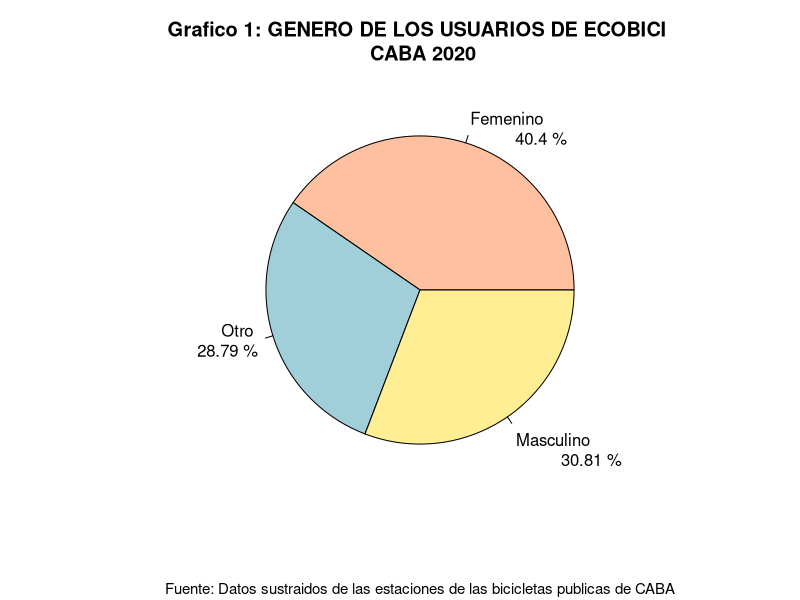
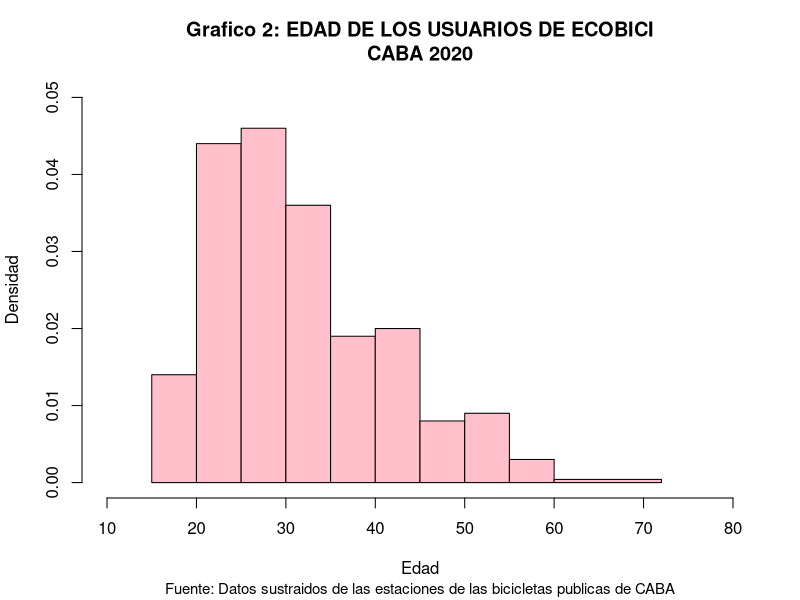
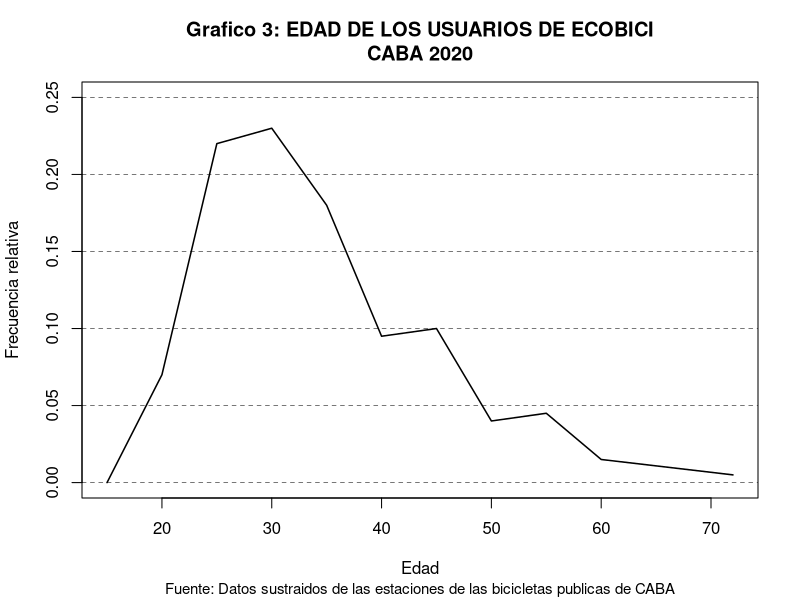
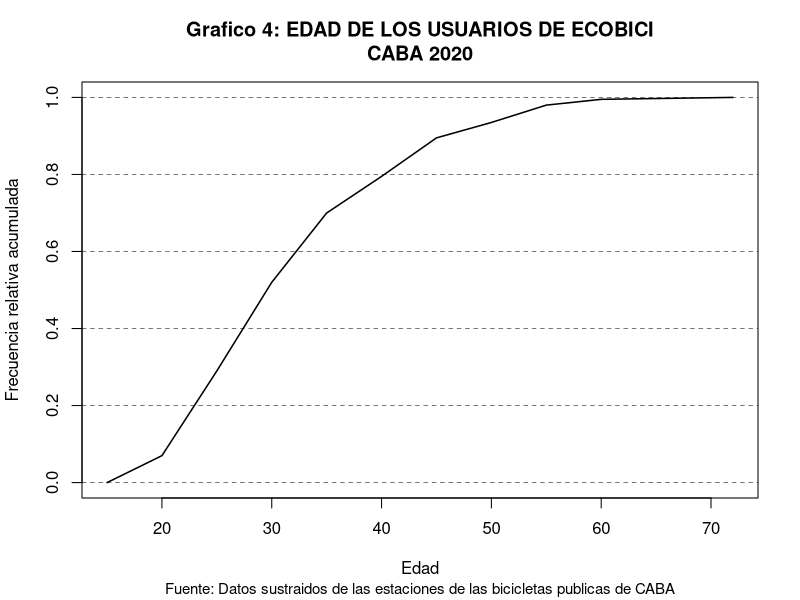
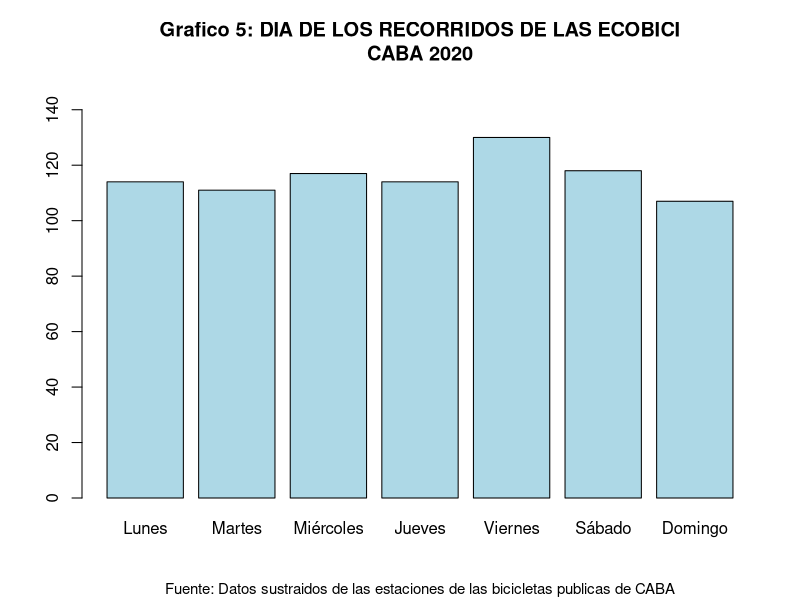
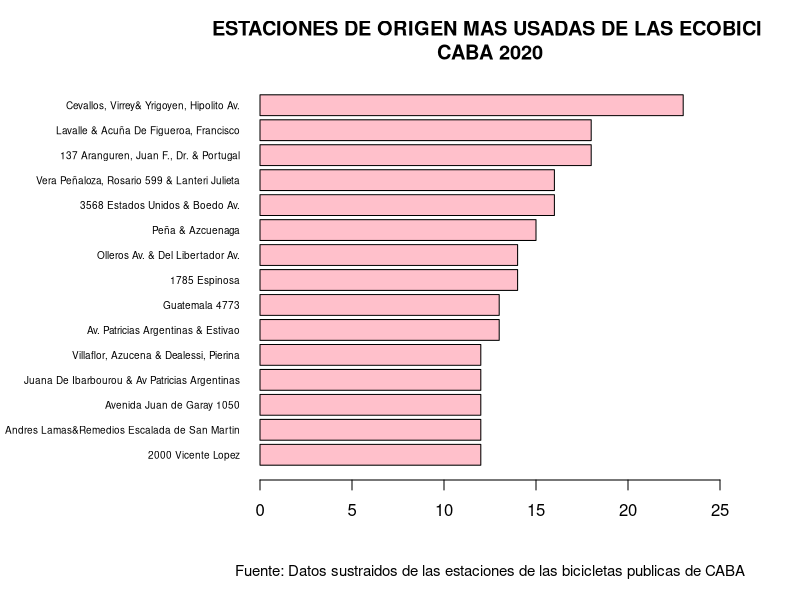
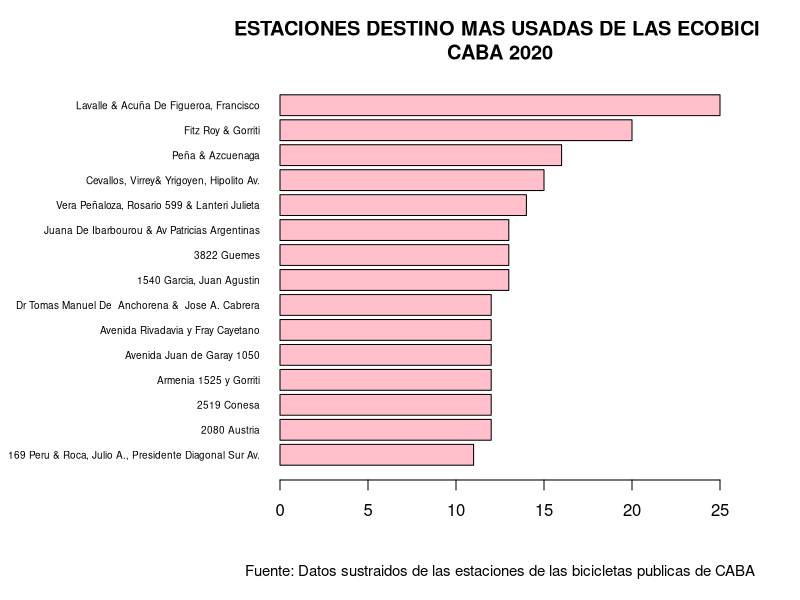
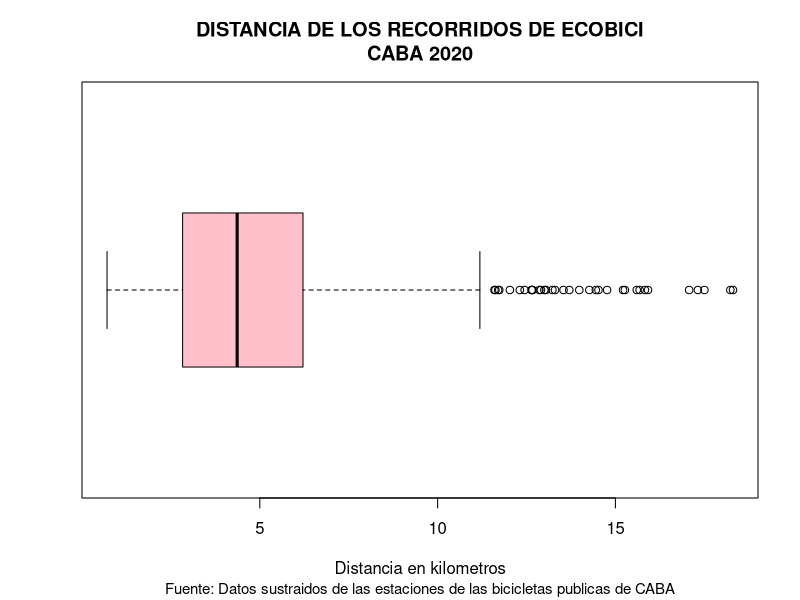

Write the R code that produced these figures, in order.
## ---- chunk 1
knitr::opts_chunk$set(echo = FALSE)
# Librerias
library(knitr)
getwd()
#setwd("/home/alumno/Documentos/ecobici-estadistica-descriptiva/")
# leemos el csv de recorridos
recorridos <- read.csv("./recorridos6.csv")
# leemos el csv de usuarios
usuarios <- read.csv("./usuarios6.csv")
# combinamos los csv
bicicletas <- merge(usuarios, recorridos, all = TRUE)
# damos un orden a los dias
dia <- factor(bicicletas$dia, levels = c("Lunes","Martes","Miércoles","Jueves", "Viernes", "Sábado", "Domingo"))
## ---- chunk 2
var_genero <- function(){
  genero <- table(usuarios$genero_usuario)[2:4]
  
  label <- c("Femenino","Otro","\n\nMasculino")
  porcentajes <- round((genero/sum(genero))*100, digits = 2)
  label <- paste(label,"\n\t",porcentajes,"%")
  color <- c("#FFC09F","#A0CED9","#FFEE93")
  
  pie(
    genero,
    main = "Grafico 1: GENERO DE LOS USUARIOS DE ECOBICI \n CABA 2020",
    labels = label,
    sub="Fuente: Datos sustraidos de las estaciones de las bicicletas publicas de CABA",
    cex.sub = 0.9,
    col = color
  )
}

var_genero()

## ---- chunk 3
edad <- usuarios$edad_usuario
breakpoints <- c(15,20,25,30,35,40,45,50,55,60,72)

# Histograma

hist(edad,breaks = breakpoints, right = TRUE,
     xlim = c(10,80), ylim = c(0,0.05), xlab = "Edad", ylab = "Densidad",
     main = "Grafico 2: EDAD DE LOS USUARIOS DE ECOBICI\nCABA 2020",
     sub="Fuente: Datos sustraidos de las estaciones de las bicicletas publicas de CABA",
     cex.sub = 0.9,
     col = "pink")

## ---- chunk 4

rng_edad <- cut(edad, breakpoints, right = TRUE)
tabla_rng_edad <- table(rng_edad)
n <- sum(tabla_rng_edad)

# Poligono de frecuencias
x <- breakpoints
y <- c(0,tabla_rng_edad)/n
plot(x,y,type="l", xlim = c(15,72), ylim = c(0,0.25),
     main = "Grafico 3: EDAD DE LOS USUARIOS DE ECOBICI\nCABA 2020",
     sub="Fuente: Datos sustraidos de las estaciones de las bicicletas publicas de CABA",
     cex.sub = 0.9,
     ylab = "Frecuencia relativa", xlab = "Edad",lwd = 1.5)
for (i in seq(0,0.25,by=0.05)) abline(a=i,b=0,lty=2,lwd=0.5)


# Poligono acumulativo
y = cumsum(y)
plot(x,y,type="l", xlim = c(15,72), 
     main = "Grafico 4: EDAD DE LOS USUARIOS DE ECOBICI\nCABA 2020",
     sub="Fuente: Datos sustraidos de las estaciones de las bicicletas publicas de CABA",
     cex.sub = 0.9,
     ylab = "Frecuencia relativa acumulada", xlab = "Edad", lwd = 1.5)
for (i in seq(0,1,by=0.2)) abline(a=i,b=0,lty=2,lwd=0.5)
## ---- chunk 5
semana <- table(dia)

barplot(semana, main = "Grafico 5: DIA DE LOS RECORRIDOS DE LAS ECOBICI\nCABA 2020",
        sub="Fuente: Datos sustraidos de las estaciones de las bicicletas publicas de CABA",
        cex.sub = 0.9,
        ylim = c(0,150), col = c("lightblue"))
## ---- chunk 6
frecAbs <- table(bicicletas$direccion_estacion_origen)
frecAbs <- sort(frecAbs, decreasing = TRUE)
#frecAbs <- frecAbs[1:15]
frecRel <- frecAbs/sum(frecAbs)
frecAbsAcum <- cumsum(frecAbs)
frecRelAcum <- cumsum(frecRel)
frecRel <- round(frecRel, digits = 4)
frecRelAcum <- round(frecRelAcum, digits = 4)

tabla <- cbind(names(frecAbs),frecAbs,frecRel,frecAbsAcum,frecRelAcum)
names = c("Estación", "Frecuencia absoluta","Frecuencia relativa","Frecuencia absoluta acumulada",
          "Frecuencia relativa acumulada")
kable(tabla[1:15,], caption = "Tabla de frecuencias", col.names = names, row.names = FALSE)

par(mar = c(6,13,4,4))
barplot(
  sort(frecAbs[1:15], decreasing = FALSE),
  main = "ESTACIONES DE ORIGEN MAS USADAS DE LAS ECOBICI \nCABA 2020",
  sub="Fuente: Datos sustraidos de las estaciones de las bicicletas publicas de CABA",
  cex.sub = 0.9,
  horiz = TRUE,
  las = 1,
  xlim = c(0,25),
  cex.names = 0.6,
  col = "pink",
)
par(mar = c(5,4,4,2) + 0.1)
## ---- chunk 7
frecAbs <- table(bicicletas$direccion_estacion_destino)
frecAbs <- sort(frecAbs, decreasing = TRUE)
#frecAbs <- frecAbs[1:15]
frecRel <- frecAbs/sum(frecAbs)
frecAbsAcum <- cumsum(frecAbs)
frecRelAcum <- cumsum(frecRel)
frecRel <- round(frecRel, digits = 4)
frecRelAcum <- round(frecRelAcum, digits = 4)

tabla <- cbind(names(frecAbs),frecAbs,frecRel,frecAbsAcum,frecRelAcum)
names = c("Estación", "Frecuencia absoluta","Frecuencia relativa","Frecuencia absoluta acumulada",
          "Frecuencia relativa acumulada")
kable(tabla[1:15,], caption = "Tabla de frecuencias", col.names = names, row.names = FALSE)

par(mar = c(6,14,4,4))
barplot(
  sort(frecAbs[1:15], decreasing = FALSE),
  main = "ESTACIONES DESTINO MAS USADAS DE LAS ECOBICI \nCABA 2020",
  sub="Fuente: Datos sustraidos de las estaciones de las bicicletas publicas de CABA",
  cex.sub = 0.9,
  horiz = TRUE,
  las = 1,
  xlim = c(0,25),
  cex.names = 0.6,
  col = "pink",
)
par(mar = c(5, 4, 4, 2) + 0.1)
## ---- chunk 8
distancia <- bicicletas$distancia/1000
distancia <- distancia[distancia<20]
summary(distancia)
boxplot(distancia, horizontal = TRUE, outline = TRUE,
        main = "DISTANCIA DE LOS RECORRIDOS DE ECOBICI\nCABA 2020",
        sub="Fuente: Datos sustraidos de las estaciones de las bicicletas publicas de CABA",
        cex.sub = 0.9,
        xlab = "Distancia en kilometros", boxfill = "pink")
## ---- chunk 9
duracion <- bicicletas$duracion_recorrido/60
summary(duracion)
boxplot(duracion, horizontal = TRUE, outline = FALSE,
        main = "DURACION DE LOS RECORRIDOS DE ECOBICI\nCABA 2020",
        sub="Fuente: Datos sustraidos de las estaciones de las bicicletas publicas de CABA",
        cex.sub = 0.9,
        xlab = "Duración en minutos", boxfill = "pink")
## ---- chunk 10
viajes <- table(bicicletas$id_usuario)
View(viajes)
View(table(viajes))
plot(table(viajes), 
     main = "CANTIDAD DE VIAJES POR USUARIO\nCABA 2020",
     sub="Fuente: Datos sustraidos de las estaciones de las bicicletas publicas de CABA",
     cex.sub = 0.9,
     ylim = c(0,100), xlab = c("Cantidad de Viajes") ,ylab = c("Cantidad de Usuarios"))
## ---- chunk 11
edad <- bicicletas$edad_usuario

agrupar <- function(x){
  if (x <= 21) {
    return ("[16-21]")
  } else if(x <= 30) {
    return ("[22-30]")
  } else if(x <= 45){
    return ("[30-45]")
  } else if(x <= 72){
    return("[45-72]")
  }
}

edad <- sapply(edad,agrupar)


distancia <- bicicletas$distancia/1000

bivar <- data.frame(edad,distancia)

bivar$edad <- factor(bivar$edad, levels = c("[16-21]","[22-30]","[30-45]","[45-72]"))


boxplot((bivar$distancia)~(bivar$edad), horizontal = TRUE, outline = FALSE,
        main = "DISTANCIA RECORRIDA SEGUN LA EDAD DEL USUARIO\nCABA 2020",
        sub="Fuente: Datos sustraidos de las estaciones de las bicicletas publicas de CABA",
        cex.sub = 0.9,
        ylab = "Rango Hetario",
        xlab = "Distancia en KM", boxfill = "pink")
